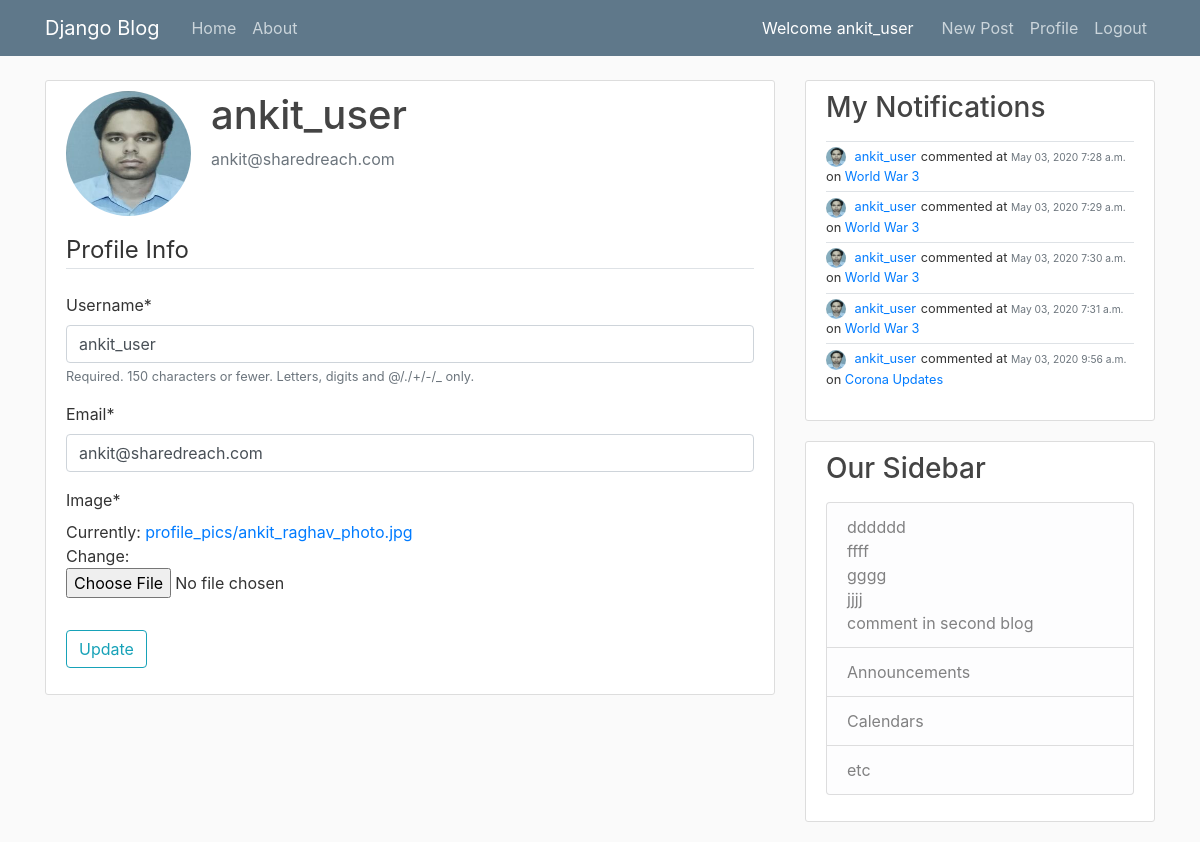
The page /profile/ (signed in) on the database as committed earlier.
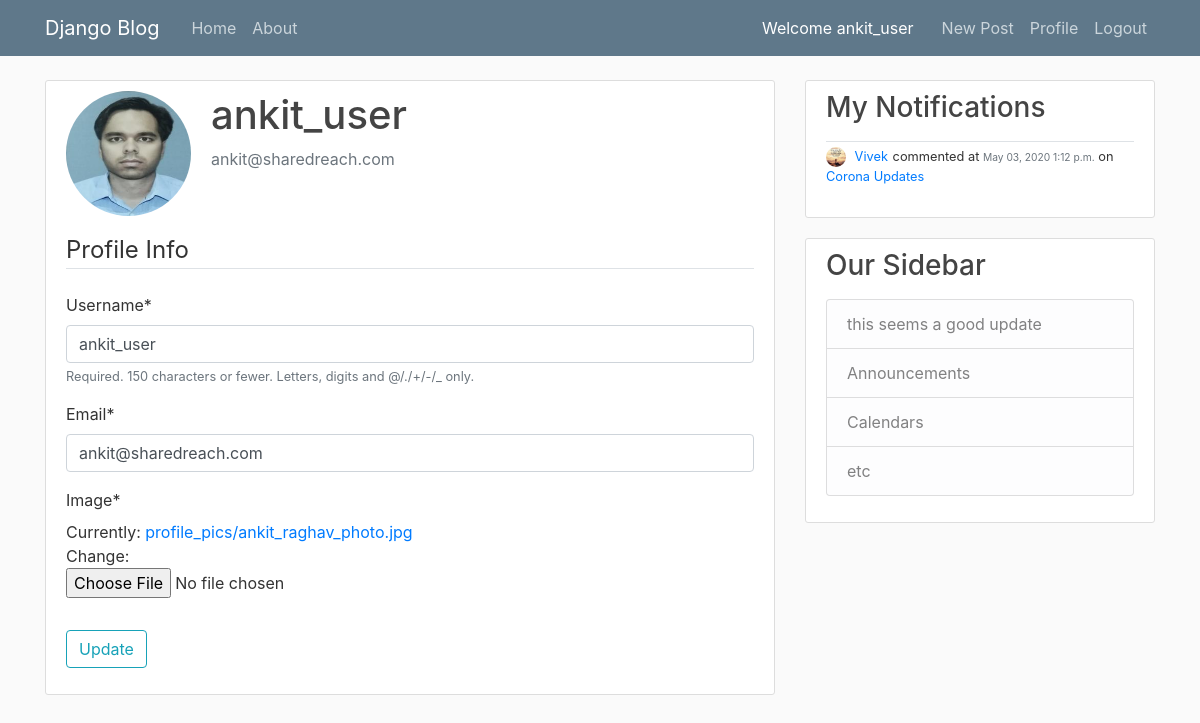
The same page on the database as committed later.
### blog/models.py (models this page shows, shortened)
class Notification(models.Model):
    comment = models.ForeignKey(Comment, on_delete=models.CASCADE, related_name='notifications')
    subscription = models.ForeignKey(Subscription, on_delete=models.CASCADE, related_name='notifications')

class Comment(models.Model):
    content = models.TextField()
    anonymous = models.BooleanField("Comment as Anonymous User", editable=True, default=True)
    date_posted = models.DateTimeField(default=timezone.now)
    author = models.ForeignKey(User, on_delete=models.CASCADE)
    post = models.ForeignKey(Post, on_delete=models.CASCADE, related_name='comments')

class Post(models.Model):
    title = models.CharField(max_length=100)
    content = models.TextField()
    anonymous = models.BooleanField("Post as Anonymous User", editable=True, default=True)
    date_posted = models.DateTimeField(default=timezone.now)
    author = models.ForeignKey(User, on_delete=models.CASCADE)
    is_user_subscribed = False
    is_user_subscribed_not = not is_user_subscribed

### users/models.py (models this page shows, shortened)
class Profile(models.Model):
    user = models.OneToOneField(User, on_delete=models.CASCADE)
    image = models.ImageField(default='default.jpg', upload_to='profile_pics')
    @property
    def notifications(self):
        return Notification.objects.filter(subscription__user=self.user)

### users/views.py (the view)
# urls.py: path('profile/', users_views.profile, name = 'profile')
@login_required
def profile(request):
    if request.method == 'POST':
        u_form = UserUpdateForm(request.POST, instance=request.user)
        p_form = ProfileUpdateForm(request.POST,
                                   request.FILES,
                                   instance=request.user.profile)
        if u_form.is_valid() and p_form.is_valid():
            u_form.save()
            p_form.save()
            messages.success(request, f'Your account has been updated!')
            return redirect('profile')
    else:
        u_form = UserUpdateForm(instance=request.user)
        p_form = ProfileUpdateForm(instance=request.user.profile)
    context = {
        'u_form': u_form,
        'p_form': p_form
    }
    return render(request, 'users/profile.html', context)

### users/forms.py
class UserUpdateForm(forms.ModelForm):
    email = forms.EmailField()
    class Meta:
        model = User
        fields = ['username', 'email']

class ProfileUpdateForm(forms.ModelForm):
    class Meta:
        model = Profile
        fields = ['image']

### users/templates/users/profile.html (shortened to what this page needs)
{% extends "blog/base.html" %}
{% load crispy_forms_tags %}
{% block content %}
    <div class="content-section">
      <div class="media">
        <img class="rounded-circle account-img" src="{{ user.profile.image.url }}">
        <div class="media-body">
          <h2 class="account-heading">{{ user.username }}</h2>
          <p class="text-secondary">{{ user.email }}</p>
        </div>
      </div>
      <form method="POST" enctype="multipart/form-data">
          <fieldset class="form-group">
              <legend class="border-bottom mb-4">Profile Info</legend>
              {{ u_form|crispy }}
              {{ p_form|crispy }}
          </fieldset>
          <div class="form-group">
              <button class="btn btn-outline-info" type="submit">Update</button>
          </div>
      </form>
    </div>
{% endblock content %}

### blog/templates/blog/base.html (shortened to what this page needs)
{% load static %}
<!DOCTYPE html>
<html>
<head>
    <link rel="stylesheet" href="https://maxcdn.bootstrapcdn.com/bootstrap/4.0.0/css/bootstrap.min.css">
    <link rel="stylesheet" type="text/css" href="{% static 'blog/main.css' %}">
</head>
<body>
    <header class="site-header">
      <nav class="navbar navbar-expand-md navbar-dark bg-steel fixed-top">
        <div class="container">
          <a class="navbar-brand mr-4" href="{% url 'blog-home' %}">Django Blog</a>
          <div class="collapse navbar-collapse" id="navbarToggle">
            <div class="navbar-nav mr-auto">
              <a class="nav-item nav-link" href="{% url 'blog-home' %}">Home</a>
              <a class="nav-item nav-link" href="{% url 'blog-about' %}">About</a>
            </div>
            <span style="color:white;margin-right:20px;">Welcome {{ user.username }}</span>
            <div class="navbar-nav">
              {% if user.is_authenticated %}
                <a class="nav-item nav-link" href="{% url 'post-create' %}">New Post</a>
                <a class="nav-item nav-link" href="{% url 'profile' %}">Profile</a>
                <a class="nav-item nav-link" href="{% url 'logout' %}">Logout</a>
              {% else %}
                <a class="nav-item nav-link" href="{% url 'login' %}">Login</a>
                <a class="nav-item nav-link" href="{% url 'register' %}">Register</a>
              {% endif %}
            </div>
          </div>
        </div>
      </nav>
    </header>
    <main role="main" class="container">
      <div class="row">
        <div class="col-md-8">
          {% block content %}{% endblock %}
        </div>
        <div class="col-md-4">
          <div class="content-section">
            <h3>My Notifications</h3>
            <p class='text-muted'>
              {% for n in user.profile.notifications  %}
                {% include 'blog/notification.html' with notification=n %}
              {% endfor %}
            </p>
          </div>
          <div class="content-section">
            <h3>Our Sidebar</h3>
            <p class='text-muted'>
              <ul class="list-group">
                <li class="list-group-item list-group-item-light">
                    {% for n in user.profile.notifications  %}
                        {{ n.comment.content }}
                        <br>
                    {% endfor %}
                </li>
                <li class="list-group-item list-group-item-light">Announcements</li>
                <li class="list-group-item list-group-item-light">Calendars</li>
                <li class="list-group-item list-group-item-light">etc</li>
              </ul>
            </p>
          </div>
        </div>
      </div>
    </main>
</body>
</html>

### blog/templates/blog/notification.html
<div class="full-block border-top" style="padding:5px 0 5px 0">
    <div class="small full-block">
        {% if notification.comment.anonymous %}
            <img class="rounded-circle notification-img" src="/media/profile_pics/anonymous.png">
            Anonymous User
        {% else %}
            <img class="rounded-circle notification-img" src="{{ notification.comment.author.profile.image.url }}">
            <a class="mr-2" style="margin-right:1px !important;" href="{% url 'user-posts' notification.comment.author.username %}">{{ notification.comment.author }}</a>
        {% endif %}
            commented at <small class="text-muted">{{ notification.comment.date_posted|date:"F d, Y P" }}</small>
            on <a class="mr-2" style="margin-right:1px !important;" href="{% url 'post-detail' notification.comment.post.id %}">{{ notification.comment.post.title }}</a>
    </div>
</div>

Rows that differ between the two databases and show on the page:
removed Notification: comment.author.profile.image (picture), comment.author "ankit_user", comment.date_posted "May 03, 2020 7:28 a.m.", comment.post "World War 3", comment.content "dddddd"
removed Notification: comment.author.profile.image (picture), comment.author "ankit_user", comment.date_posted "May 03, 2020 7:29 a.m.", comment.post "World War 3", comment.content "ffff"
removed Notification: comment.author.profile.image (picture), comment.author "ankit_user", comment.date_posted "May 03, 2020 7:30 a.m.", comment.post "World War 3", comment.content "gggg"
removed Notification: comment.author.profile.image (picture), comment.author "ankit_user", comment.date_posted "May 03, 2020 7:31 a.m.", comment.post "World War 3", comment.content "jjjj"
removed Notification: comment.author.profile.image (picture), comment.author "ankit_user", comment.date_posted "May 03, 2020 9:56 a.m.", comment.post "Corona Updates", comment.content "comment in second blog"
added Notification: comment.author.profile.image (placeholder picture), comment.author "Vivek", comment.date_posted "May 03, 2020 1:12 p.m.", comment.post "Corona Updates", comment.content "this seems a good update"
